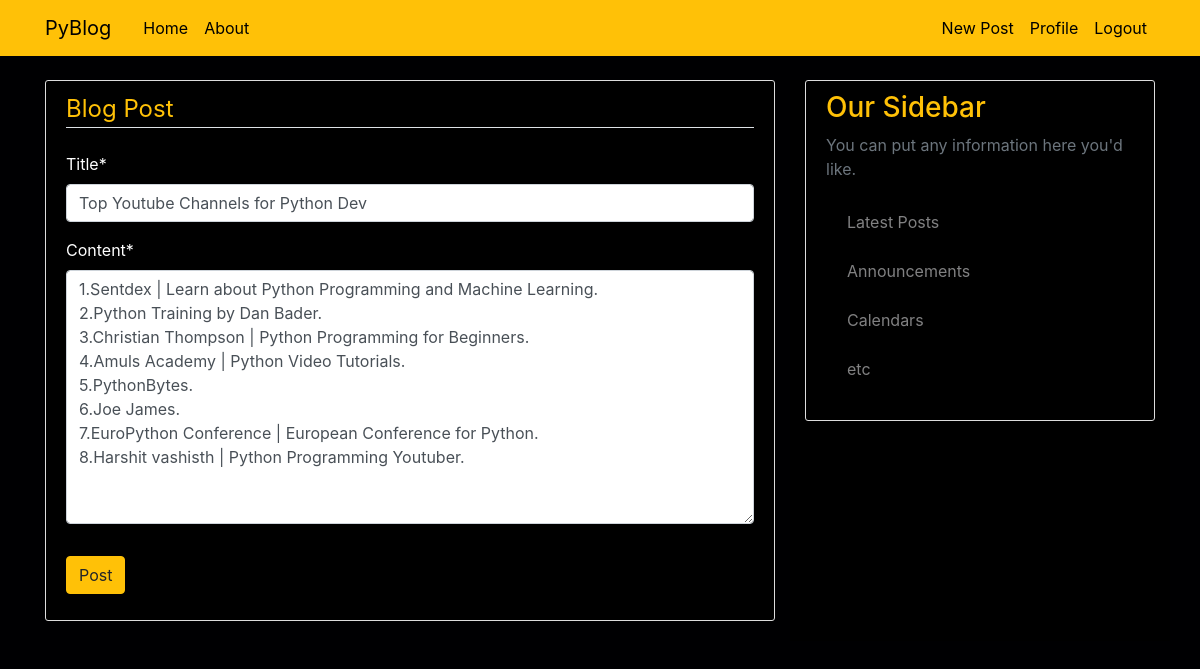
The app's page /post/18/update/ (signed in) with its own data.
### pyblog/models.py (models this page shows, shortened)
class post(models.Model):
    title = models.CharField(max_length=100)
    content = models.TextField()
    date = models.DateTimeField(default=timezone.now) #time and date can be updated
    author = models.ForeignKey(User, on_delete=models.CASCADE) #models.CASCADE; if user is deleted all this posts will be delted

### pyblog/views.py (the view, shortened to what this page needs)
# urls.py: path('post/<int:pk>/update/', PostUpdateView.as_view() , name='post-update'),
class PostUpdateView(LoginRequiredMixin, UserPassesTestMixin, UpdateView):
    model = post
    fields = ['title','content']
    def test_func(self):
        post = self.get_object()
        if self.request.user == post.author:
            return True
        return False

### pyblog/templates/pyblog/post_form.html (shortened to what this page needs)
{% extends "pyblog/base.html" %}
{% load crispy_forms_tags %}
{% block content %}
    <div style="background-color:#000000" class="content-section">
        <form method="POST">
            <fieldset class="form-group">
                <legend  style="color:#ffc107" class="border-bottom mb-4">Blog Post</legend>
                {{ form|crispy }}
            </fieldset>
            <div  class="form-group">
                <button class="btn btn-warning" type="submit">Post</button>
            </div>
        </form>
    </div>
{% endblock content %}

### pyblog/static/pyblog/main.css (style rules this page uses)
body { background: #000002; color: #ffffff; margin-top: 5rem; }
.content-section { background: #ffffff; padding: 10px 20px; border: 1px solid #dddddd; border-radius: 3px; margin-bottom: 20px; }

### records on screen
post: title "Top Youtube Channels for Python Dev", content "1.Sentdex | Learn about Python Programming and Machine Learning. 2.Python Training by Dan Bader. 3.Christian Thompson | Python Programming for Beginners. 4.Amuls Academy | Python Video Tutorials. 5.PythonBytes. 6.Joe James. 7.EuroPython Conference | European Conference for Python. 8.Harshit vashisth | Python Programming Youtuber."
